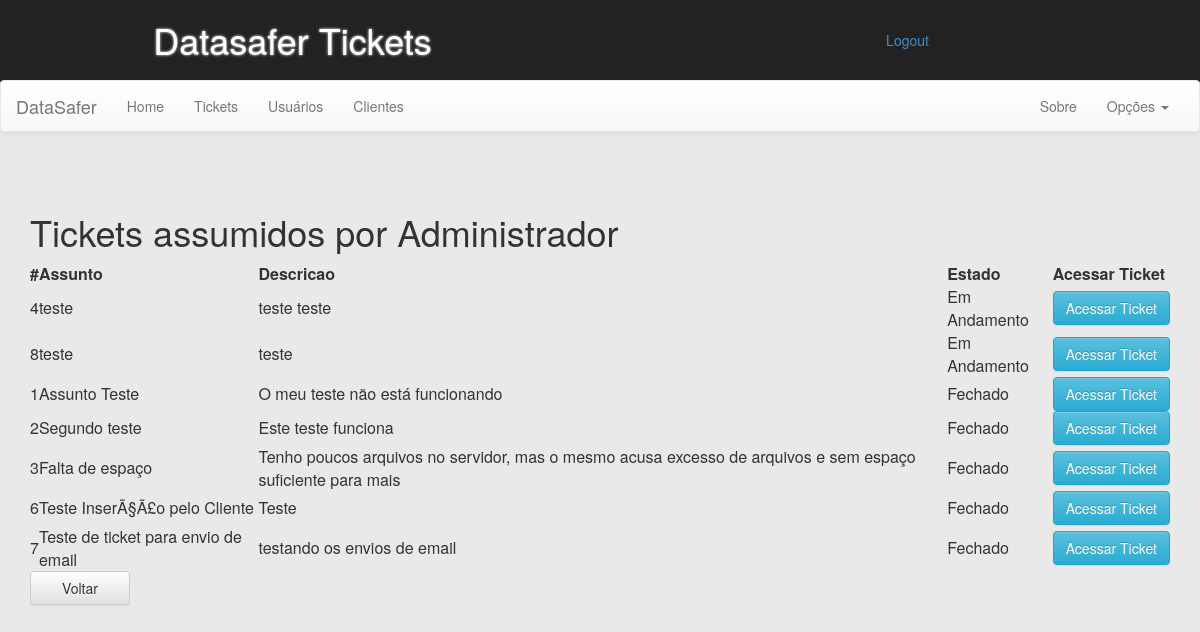
The app's page /?pag=user_tickets&interna=1 (signed in), older data.
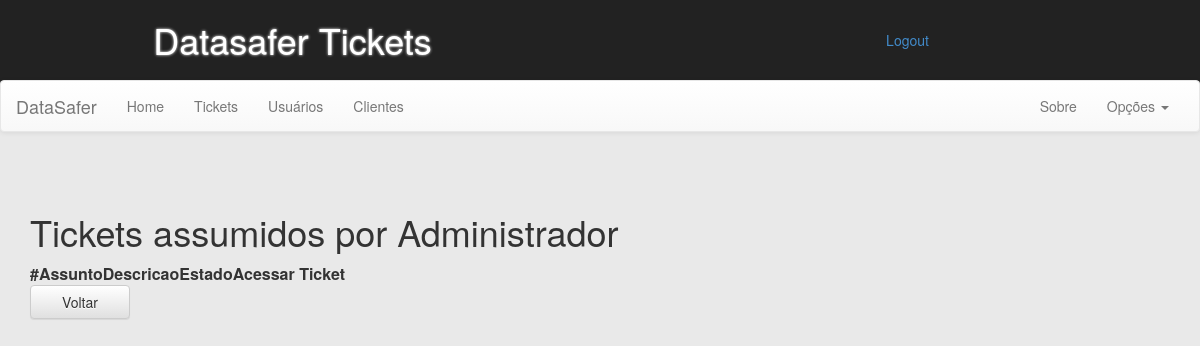
The same page, newer data.
### tables this page shows
CREATE TABLE IF NOT EXISTS `tck_user` (
  `id` int(11) NOT NULL auto_increment,
  `nome` varchar(50) NOT NULL,
  `email` varchar(80) NOT NULL,
  `user` varchar(30) NOT NULL,
  `passwd` varchar(50) NOT NULL,
  `tipo` int(2) NOT NULL,
  PRIMARY KEY  (`id`),
  UNIQUE KEY `user` (`user`)
);

CREATE TABLE IF NOT EXISTS `tck_user_ticket` (
  `id` int(11) NOT NULL auto_increment,
  `id_user` int(11) NOT NULL,
  `id_ticket` int(11) NOT NULL,
  PRIMARY KEY  (`id`),
  KEY `fk_user_ticket_user` (`id_user`),
  KEY `fk_user_ticket_ticket` (`id_ticket`)
);

CREATE TABLE IF NOT EXISTS `tck_ticket` (
  `id` int(250) NOT NULL auto_increment,
  `assunto` varchar(50) NOT NULL,
  `descricao` varchar(250) NOT NULL,
  `estado` int(11) NOT NULL,
  `causa` varchar(500) default NULL,
  `resolucao` varchar(500) default NULL,
  `cliente` int(11) NOT NULL,
  PRIMARY KEY  (`id`),
  KEY `fk_ticket_estado` (`estado`)
);

CREATE TABLE IF NOT EXISTS `tck_estado` (
  `id` int(11) NOT NULL auto_increment,
  `estado` varchar(50) NOT NULL,
  PRIMARY KEY  (`id`)
);

### rsc/pag/user_tickets.php (the view)
<?php
	include('rsc/system_arqs/menu.php');
	if(isset($_GET['interna'])){
		$stmt = "SELECT nome FROM tck_user WHERE id =".$_GET['interna'];
		$stmt = mysql_query($stmt);
		$res = mysql_fetch_array($stmt);
	?>
		<div class="container usuarios">
			<h1> Tickets assumidos por <?php echo $res['nome']?></h1>
			<table id="ticket_table">
			<thead>
				<tr>
					<th>#</th>
					<th>Assunto</th>
					<th>Descricao</th>
					<th>Estado</th>
					<th>Acessar Ticket</th>
				</tr>
			</thead>
			<tbody>
		<?php
			$stmt = "SELECT tck_user_ticket.id_user, tck_ticket.id ,tck_ticket.assunto, tck_ticket.descricao, tck_estado.estado FROM tck_user_ticket
			JOIN tck_ticket ON tck_ticket.id = tck_user_ticket.id_ticket
			JOIN tck_estado ON tck_estado.id = tck_ticket.estado
			WHERE tck_user_ticket.id_user =".$_GET['interna'];
			$stmt = mysql_query($stmt);
			while ($rsc = mysql_fetch_array($stmt)) {
				$id_ticket 	= $rsc['id'];
				$assunto 	= $rsc['assunto'];
				$descricao 	= $rsc['descricao'];
				$estado 	= $rsc['estado'];
				?>
				<tr>
					<td><?php echo $id_ticket ?></td>
					<td><?php echo utf8_encode($assunto) ?></td>
					<td><?php echo utf8_encode($descricao) ?></td>
					<td><?php echo utf8_encode($estado) ?></td>
					<td><a href="?pag=tickets&interna=<?php echo $id_ticket ?>" class="btn btn-info">Acessar Ticket</a></td>
				</tr>
				<?php
			}
		?>
		</tbody>
		</table>
		<a href="?pag=usuarios" class="btn btn-default" style="width: 100px;">Voltar</a>
		</div>
	<?php
	}else{
		echo '<div class="alert alert-danger" id="passwdAlert" role="alert">Erro ao encontrar usuário</div>';
	}
?>

### index.php (shortened to what this page needs)
<head>
	<link rel="stylesheet" type="text/css" href="assets/css/bootstrap.css">
	<link rel="stylesheet" type="text/css" href="assets/css/bootstrap-theme.css">
	<link rel="stylesheet" type="text/css" href="//cdn.datatables.net/1.10.0/css/jquery.dataTables.css">
	<link rel="stylesheet" type="text/css" href="assets/css/default.css">
</head>
<body>
	<header class="row">
		<div class="col-lg-6 col-md-6 index_title">
			<h1>Datasafer Tickets</h1>
		</div>
		<div class="col-lg-6 col-md-6 index_options">
		<?php
			if(isset($_SESSION['id_logged']) || isset($_SESSION['id_logged_client']) ) { ?>
			<a href="rsc/system_arqs/logout.php"> Logout </a>
			<?php }else{ ?>
			<a data-toggle="modal" data-target="#myModal">
			Login
			</a>
			<?php } ?>
		</div>
	</header>
		<?php
		if(!isset($_GET['pag'])){
			?>
			<?php if(isset($_SESSION['id_logged'])){
				include('rsc/system_arqs/menu.php');
			}?>
			<div class="container">
			<img src="assets/img/logo.png" class="img-responsive logoImg">
			</div>
			<?php
		}else{
			if(is_file('rsc/pag/'.$_GET['pag'].'.php')){
				include('rsc/pag/'.$_GET['pag'].'.php');
			}else{
				echo '<div class="container"><br><div class="alert alert-warning" role="alert">Página não encontrada</div></div>';
			}
		}
		?>
</body>

### rsc/system_arqs/menu.php (shortened to what this page needs)
<?php
	if(isset($_SESSION['id_logged'])){
		$stmt = "SELECT tipo FROM tck_user WHERE id =".$_SESSION['id_logged'];
		$stmt = mysql_query($stmt);
		$rsc = mysql_fetch_array($stmt);
		if($rsc['tipo'] == '1'){
			include('rsc/system_arqs/adm_menu.php');
		}else{
			include('rsc/system_arqs/user_menu.php');
		}
	}elseif(isset($_SESSION['id_logged_client'])){
		include('rsc/system_arqs/client_menu.php');
	}else{
		echo '<br><div class="alert alert-danger" role="alert">Faça o login para utilizar o sistema</div>';
	}
?>

### rsc/system_arqs/adm_menu.php (shortened to what this page needs)
<nav class="navbar navbar-default" role="navigation">
  <div class="container-fluid">
    <div class="navbar-header">
      <a class="navbar-brand" href="#">DataSafer</a>
    </div>
    <div class="collapse navbar-collapse" id="bs-example-navbar-collapse-1">
      <ul class="nav navbar-nav">
        <li><a href="?pag=home">Home</a></li>
        <li><a href="?pag=tickets">Tickets</a></li>
        <li><a href="?pag=usuarios">Usuários</a></li>
        <li><a href="?pag=client">Clientes</a></li>
      </ul>
      <ul class="nav navbar-nav navbar-right">
        <li><a href="?pag=sobre">Sobre</a></li>
        <li class="dropdown">
          <a href="#" class="dropdown-toggle" data-toggle="dropdown">Opções <span class="caret"></span></a>
        </li>
      </ul>
    </div>
  </div>
</nav>

### assets/css/default.css (style rules this page uses)
body { background: #E9E9E9; }
header { background-color: #222; box-shadow: 3px 3px 5px #000; }
.index_title { text-align: center; color: #FFF; text-shadow: 0px 0px 3px; }
.index_options { text-align: center; padding: 30px; padding-right: 30px; }
.index_options a { cursor: pointer; }
.tickets, .usuarios { margin-top: 5%; }
.btn { width: 100%; }

Row changes from the older to the newer data that the page shows:
removed tck_user_ticket: tck_ticket.id "4", tck_ticket.assunto "teste", tck_ticket.descricao "teste teste", tck_estado.estado "Em Andamento"
removed tck_user_ticket: tck_ticket.id "8", tck_ticket.assunto "teste", tck_ticket.descricao "teste", tck_estado.estado "Em Andamento"
removed tck_user_ticket: tck_ticket.id "1", tck_ticket.assunto "Assunto Teste", tck_ticket.descricao "O meu teste não está funcionando", tck_estado.estado "Fechado"
removed tck_user_ticket: tck_ticket.id "2", tck_ticket.assunto "Segundo teste", tck_ticket.descricao "Este teste funciona", tck_estado.estado "Fechado"
removed tck_user_ticket: tck_ticket.id "3", tck_ticket.assunto "Falta de espaço", tck_ticket.descricao "Tenho poucos arquivos no servidor, mas o mesmo acusa excesso de arquivos e sem espaço suficiente para mais", tck_estado.estado "Fechado"
removed tck_user_ticket: tck_ticket.id "6", tck_ticket.assunto "Teste InserÃ§Ã£o pelo Cliente", tck_ticket.descricao "Teste", tck_estado.estado "Fechado"
removed tck_user_ticket: tck_ticket.id "7", tck_ticket.assunto "Teste de ticket para envio de email", tck_ticket.descricao "testando os envios de email", tck_estado.estado "Fechado"
